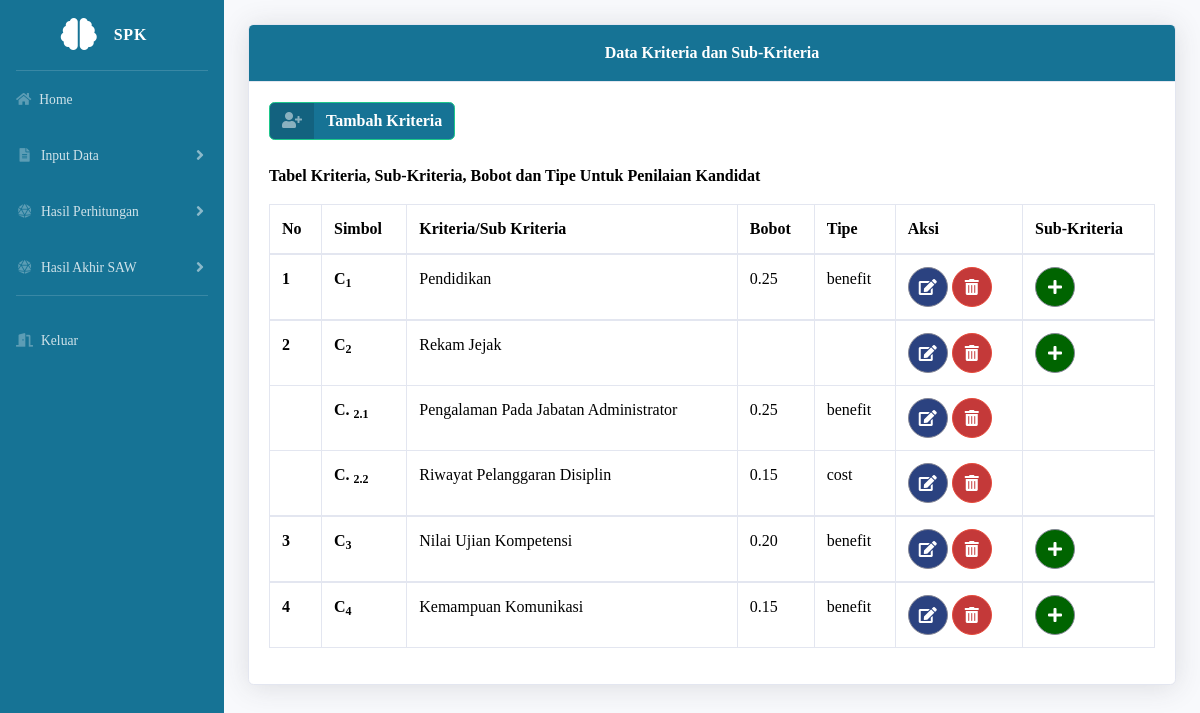
The page /dashboard.php?url=kriteria (signed in) on the database its author committed.
### tables this page shows
CREATE TABLE `Kriteria` (
  `id_kriteria` int(11) NOT NULL,
  `nama_kriteria` varchar(255) NOT NULL,
  `bobot_kriteria` decimal(5,2) DEFAULT NULL,
  `tipe_kriteria` enum('benefit','cost') DEFAULT NULL,
  `punyasub` enum('0','1') NOT NULL DEFAULT '0'
);

CREATE TABLE `SubKriteria` (
  `id_subkriteria` int(11) NOT NULL,
  `id_kriteria` int(11) DEFAULT NULL,
  `nama_subkriteria` varchar(255) NOT NULL,
  `bobot_subkriteria` decimal(5,2) NOT NULL,
  `tipe_subkriteria` enum('benefit','cost') NOT NULL
);

### kriteria.php (the view, shortened to what this page needs)
<!DOCTYPE html>
<html lang="en">
<head>
</head>
<body>
  <br>
  <div class="card shadow mb-5">
    <div class="card-header py-3" style="text-align: center; background-color: #167395; color: white; font-weight:bold">Data Kriteria dan Sub-Kriteria</div>
    <div class="card-body">
      <a href="dashboard.php?url=tambahkriteria" class="btn btn-success btn-icon-split" style="background: #167395">
        <span class="icon text-white-50">
          <i class="fas fa-user-plus"></i>
        </span>
        <span class="text" style="font-weight: bold;">Tambah Kriteria</span>
      </a>
      <br>
      <br>
      <div>
        <p style="color: black; font-weight: bold">Tabel Kriteria, Sub-Kriteria, Bobot dan Tipe Untuk Penilaian Kandidat</p>
        <div>
          <div class="table-responsive">
            <table class="table table-bordered">
              <thead>
                <tr>
                  <th scope="col" style="color: black">No</th>
                  <th scope="col" style="color: black">Simbol</th>
                  <th scope="col" style="color: black">Kriteria/Sub Kriteria</th>
                  <th scope="col" style="color: black">Bobot</th>
                  <th scope="col" style="color: black">Tipe</th>
                  <th scope="col" style="color: black">Aksi</th>
                  <th scope="col" style="color: black">Sub-Kriteria</th>
                </tr>
              </thead>
              <?php
              require 'config/koneksi.php';
              $no = 0;
              $sql = mysqli_query($conn, "select * from Kriteria");
              while ($data = mysqli_fetch_array($sql)) {
                $no++;
              ?>
                <tbody>
                  <tr>
                    <th scope="row" style="color: black"><?php echo "$no"; ?></th>
                    <th scope="row" style="color: black">C<sub><?php echo "$no"; ?></sub></th>
                    <td style="color: black"><?php echo $data['nama_kriteria']; ?></td>
                    <td style="color: black"><?php echo $data['bobot_kriteria']; ?></td>
                    <td style="color: black"><?php echo $data['tipe_kriteria']; ?></td>
                    <td>
                      <a href="dashboard.php?url=editkriteria&id=<?php echo $data['id_kriteria']; ?>" class="btn btn-secondary btn-circle" style="background: #2b4280">
                        <i class="fa fa-edit"></i>
                      </a>
                      <a href="#modalDelete" data-toggle="modal" onclick="$('#modalDelete #formDelete').attr('action', 'hapuskriteria.php?id=<?php echo $data['id_kriteria']; ?>' )" class="btn btn-danger btn-circle" style="background: #c43939">
                        <i class="fa fa-trash-alt"></i>
                      </a>
                    </td>
                    <td>
                      <a href="dashboard.php?url=tambahsub&id_kriteria=<?php echo $data['id_kriteria']; ?>" class="btn btn-secondary btn-circle" style="background: #006400">
                        <i class="fa fa-plus"></i>
                      </a>
                    </td>
                  </tr>
                  <?php
                  $urut = 0;
                  $ceksub = mysqli_query($conn, "select * from SubKriteria where id_kriteria=$data[id_kriteria]");
                  while ($datasub = mysqli_fetch_array($ceksub)) {
                    $urut++;
                  ?>
                    <tr>
                      <td></td>
                      <th scope="row" style="color: black">C. <sub><?php echo $no . '.' . $urut ?></sub></th>
                      <td style="color: black"><?php echo $datasub['nama_subkriteria'] ?></td>
                      <td style="color: black"><?php echo $datasub['bobot_subkriteria'] ?></td>
                      <td style="color: black"><?php echo $datasub['tipe_subkriteria'] ?></td>
                      <td><a href="dashboard.php?url=editsubkriteria&id=<?php echo $datasub['id_subkriteria']; ?>" class="btn btn-secondary btn-circle" style="background: #2b4280">
                          <i class="fa fa-edit"></i>
                        </a>
                        <a href="#modalDelete" data-toggle="modal" onclick="$('#modalDelete #formDelete').attr('action', 'hapussubkriteria.php?id=<?php echo $datasub['id_subkriteria']; ?>' )" class="btn btn-danger btn-circle" style="background: #c43939">
                          <i class="fa fa-trash-alt"></i>
                        </a>
                      </td>
                      <td></td>
                    </tr>
                <?php
                  }
                }
                ?>
                </tbody>
            </table>
          </div>
        </div>
</body>
</html>

### dashboard.php (style rules this page uses)
body { font-family: "Verdana"; }

### kriteria.php (style rules this page uses)
table { border-collapse: collapse; border-spacing: 0; width: 100%; border: 1px solid #ddd; }
th, td { text-align: left; padding: 16px; }
body { font-family: "Verdana"; }

### rows shown on the page
kriteria: nama_kriteria "Pendidikan", bobot_kriteria "0.25", tipe_kriteria "benefit"
kriteria: nama_kriteria "Rekam Jejak"
subkriteria: nama_subkriteria "Pengalaman Pada Jabatan Administrator", bobot_subkriteria "0.25", tipe_subkriteria "benefit"
subkriteria: nama_subkriteria "Riwayat Pelanggaran Disiplin", bobot_subkriteria "0.15", tipe_subkriteria "cost"
kriteria: nama_kriteria "Nilai Ujian Kompetensi", bobot_kriteria "0.20", tipe_kriteria "benefit"
kriteria: nama_kriteria "Kemampuan Komunikasi", bobot_kriteria "0.15", tipe_kriteria "benefit"
